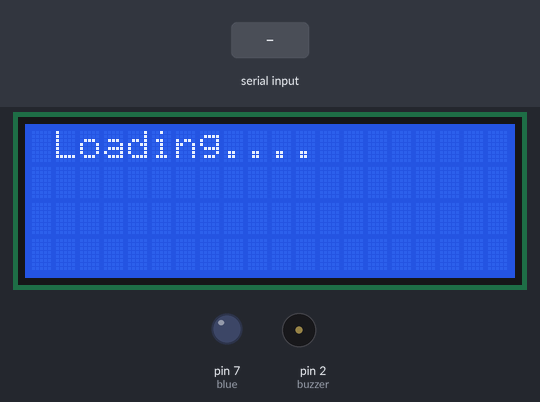
The sketch below on a simulated Arduino Uno, built with avr-gcc and run on an emulated ATmega328P. Shown: 20×4 character LCD, output pins drawn as LEDs (lit = HIGH), buzzer (waves = sounding, pin HIGH). The test bench sets the inputs (shaded band). What the sketch prints to the serial monitor is not drawn.

Above: at 4.0 s.
4.1 s: "3\n" received over Serial
At 6.1 s:
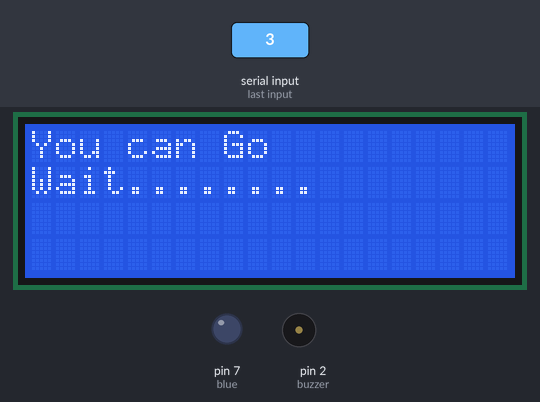
6.8 s: "1\n" received over Serial
At 7.4 s:
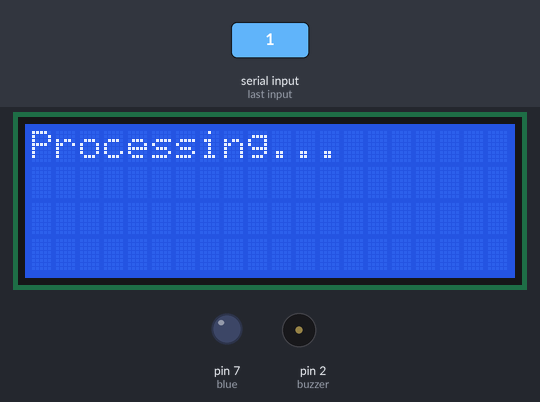
8.3 s: "4\n" received over Serial
At 9.5 s:
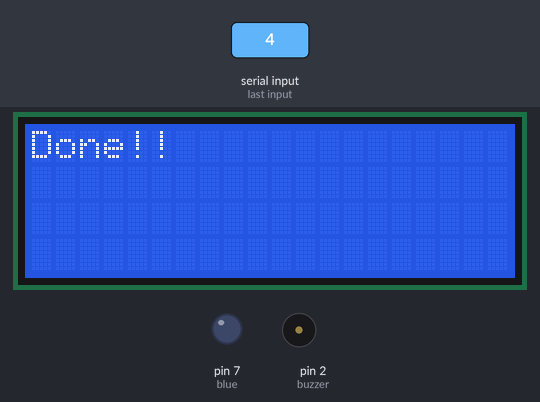
9.8 s: "2\n" received over Serial
At 11.0 s:
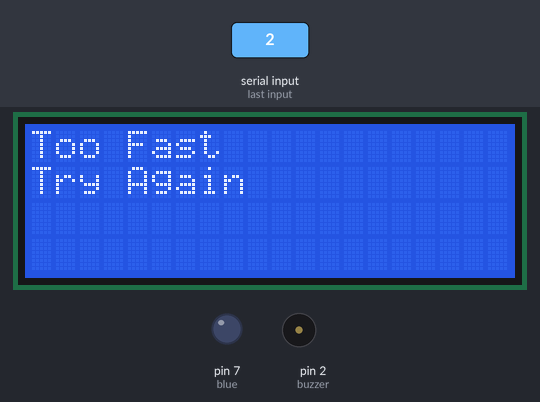
11.3 s: "5\n" received over Serial
At 12.1 s:
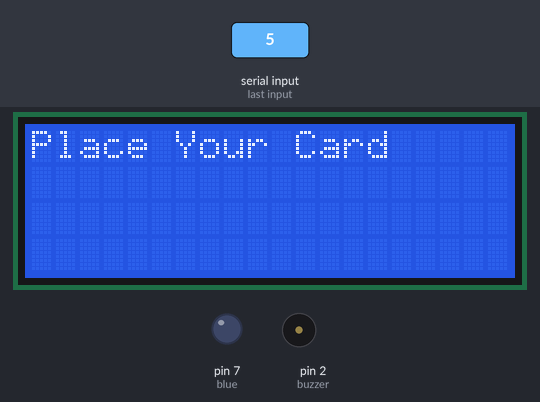
Timing chart, 0 to 13.8 s (numbered marks = the images above; inputs shaded):
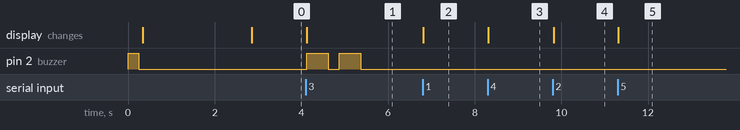

The sketch:

hopev2nano.ino
```cpp
/*
 * Displays text sent over the serial port (e.g. from the Serial Monitor) on
 * an attached LCD.
 * YWROBOT
 *Compatible with the Arduino IDE 1.0
 *Library version:1.1
 */
//#include <Serial.h>
#include <Wire.h>
#include <LiquidCrystal_I2C.h>
int buzzer  = 2;
int blue = 7;
LiquidCrystal_I2C lcd(0x27,20,4);  // set the LCD address to 0x27 for a 16 chars and 2 line display

void setup()
{
  pinMode(buzzer, OUTPUT);
  pinMode(blue , OUTPUT);
  digitalWrite(buzzer, HIGH);
  delay(250);
  digitalWrite(buzzer, LOW);
  lcd.init();                      // initialize the lcd
  lcd.backlight();
  Serial.begin(9600);
  lcd.setCursor(1,0);
  lcd.print(".....SPARK......");
  lcd.setCursor(0,1);
  lcd.print("HB6 & HB7 VNIT");
  delay(2500);
  lcd.clear();
  lcd.setCursor(1,0);
  lcd.print("Loading....");

}

void loop()
{
  int a;
  // when characters arrive over the serial port...
  if (Serial.available()) {
     if (Serial.available() > 0) {
    a = Serial.parseInt();
    Serial.println(a);
  }

    // wait a bit for the entire message to arrive
    if(a == 1){
      lcd.clear();
      lcd.print("Processing...");
    }
    else if(a == 3){
      lcd.clear();
      lcd.print("You can Go");
      lcd.setCursor(0,1);
      lcd.print("Wait........");
      digitalWrite(buzzer, HIGH);
      delay(500);
      digitalWrite(buzzer, LOW);
      delay(250);
      digitalWrite(buzzer, HIGH);
      delay(500);
      digitalWrite(buzzer, LOW);
    }
    else if(a == 4){
      lcd.clear();
      lcd.print("Done!!");
    }
    else if(a == 2){
      lcd.clear();
      lcd.print("Too Fast");
      lcd.setCursor(0,1);
      lcd.print("Try Again");

    }
    else if(a == 5){
      lcd.clear();
      lcd.print("Place Your Card");
    }
    else if(a == 6){
      digitalWrite(blue ,HIGH);
    }
    else if(a == 7){
      digitalWrite(blue, LOW);
    }
  }
}
```

Measured:
- after the input at 4.1 s, pin 2 (buzzer): alternates HIGH for 0.50 s and LOW for 0.25 s, 4 changes in all, then stays LOW, starting at once; the display: changes at once (image 1)
- after the input at 6.8 s, the display: changes at once (image 2)
- after the input at 8.3 s, the display: changes at once (image 3)
- after the input at 9.8 s, the display: changes at once (image 4)
- after the input at 11.3 s, the display: changes at once (image 5)
